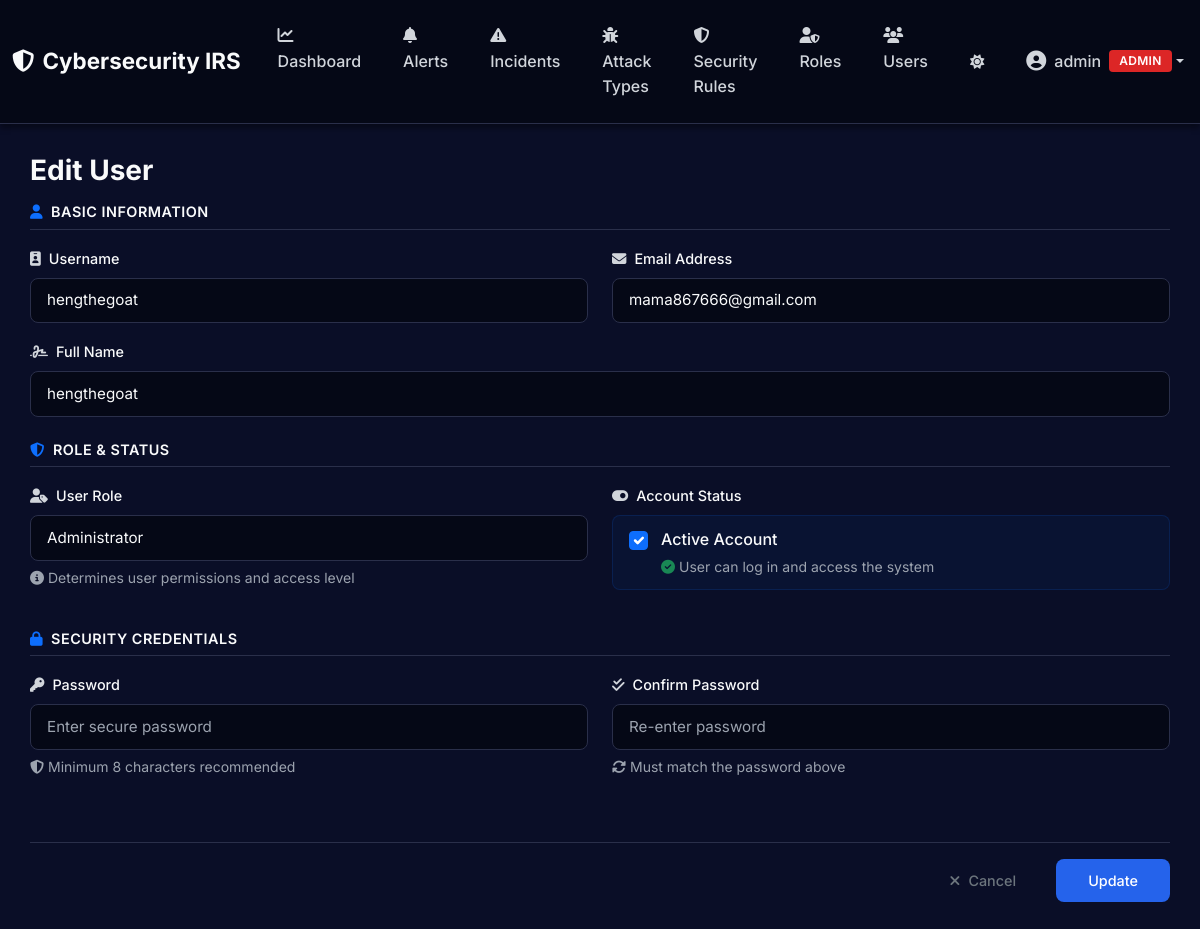
Before: /users/4/edit (signed in) with the older database file.
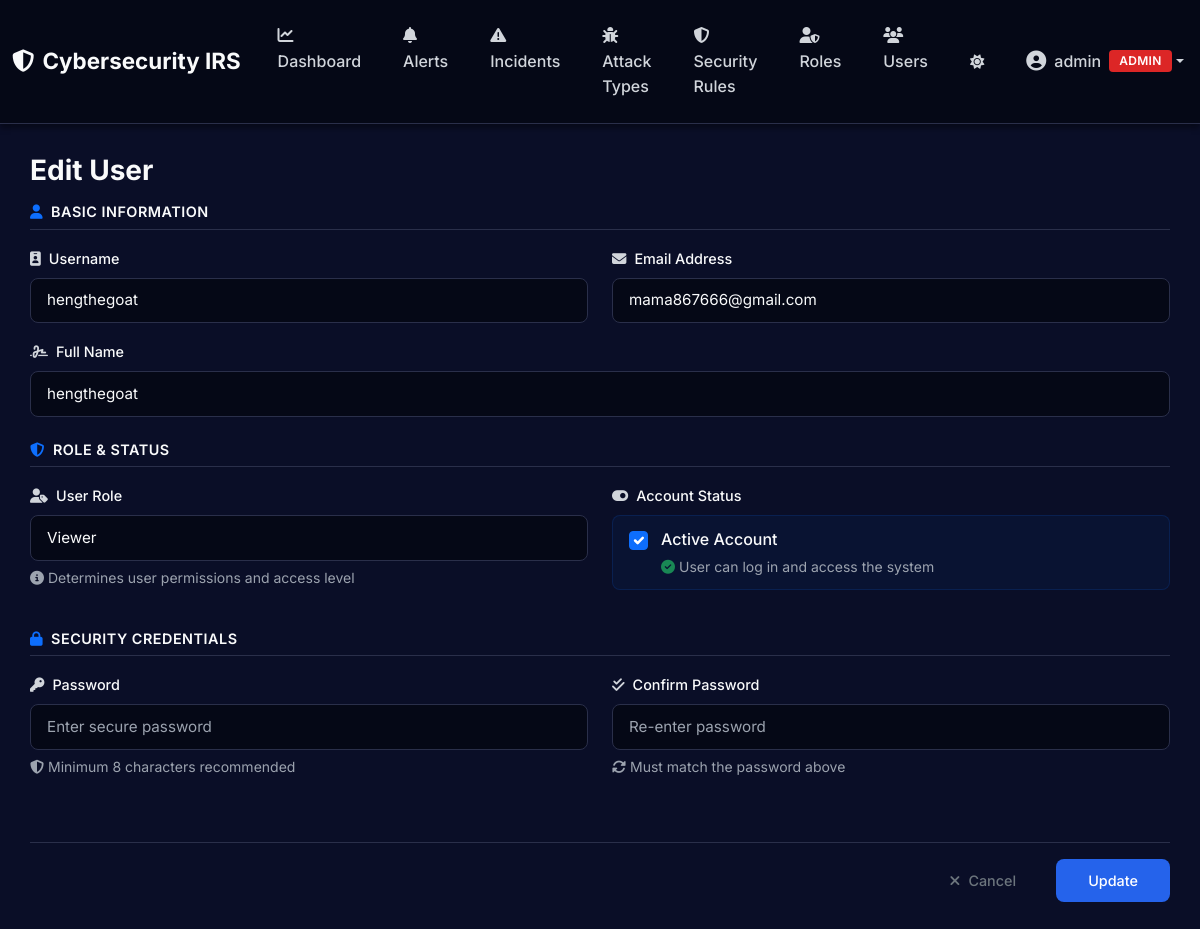
After: the same page with the newer database file.
### app/models/user.py (models this page shows, shortened)
class User(db.Model):
    __tablename__ = 'users'
    id = db.Column(db.Integer, primary_key=True)
    username = db.Column(db.String(80), unique=True, nullable=False)
    email = db.Column(db.String(120), unique=True, nullable=False)
    full_name = db.Column(db.String(120), nullable=False)
    role = db.Column(db.String(20), default='analyst', nullable=False)  # admin, analyst, viewer
    is_active = db.Column(db.Boolean, default=True, nullable=False)
    password_hash = db.Column(db.String(255), nullable=False)
    created_at = db.Column(db.DateTime, default=datetime.utcnow, nullable=False)
    updated_at = db.Column(db.DateTime, default=datetime.utcnow, onupdate=datetime.utcnow, nullable=False)
    last_login = db.Column(db.DateTime, nullable=True)

### app/routes/user_routes.py (the view, shortened to what this page needs)
@user_bp.route("/<int:user_id>/edit", methods=["GET", "POST"])
@admin_required
def edit(user_id: int):
    user = UserService.get_by_id(user_id)
    if user is None:
        abort(404)
    form = UserEditForm(original_user=user, obj=user)
    return render_template("users/edit.html", form=form, user=user)

### app/forms/user_forms.py (shortened to what this page needs)
class UserEditForm(FlaskForm):
    username = StringField(
        "Username",
        validators=[DataRequired(), Length(min=3, max=80)],
    )
    email = StringField(
        "Email",
        validators=[DataRequired(), Email(), Length(max=120)],
    )
    full_name = StringField(
        "Full name",
        validators=[DataRequired(), Length(min=1, max=120)],
    )
    role = SelectField(
        "Role",
        choices=[
            ('admin', 'Administrator'),
            ('analyst', 'Security Analyst'),
            ('viewer', 'Viewer')
        ],
        validators=[DataRequired()],
    )
    is_active = BooleanField("Active")
    password = PasswordField(
        "New password (leave blank to keep current)",
        validators=[],
        render_kw={"placeholder": "New strong password (optional)"},
    )
    confirm_password = PasswordField(
        "Confirm new password",
        validators=[EqualTo("password", message="Passwords must match.")],
    )
    submit = SubmitField("Update")
    def __init__(self, original_user: User, *args, **kwargs):
        super().__init__(*args, **kwargs)
        self.original_user = original_user

### app/templates/users/edit.html (shortened to what this page needs)
{% extends "layouts/base.html" %}
{% block content %}
<h1 class="h3 mb-3"> Edit User</h1>
<form method="post" novalidate>
    {% include "users/_form.html" %}
</form>
{% endblock %}

### app/templates/users/_form.html (shortened to what the changed rows need)
<div class="mb-4">
  <div class="row">
    <div class="col-md-6 mb-3">
      <label
        class="form-label"
        style="font-weight: 500; color: var(--text-primary); margin-bottom: 8px"
      >
        <i
          class="fas fa-id-badge me-2"
          style="font-size: 0.9rem; color: var(--text-secondary)"
        ></i
        >Username
      </label>
      {{ form.username(class="form-control", style="border-radius: 8px; padding:
      0.65rem 1rem; border: 1px solid var(--card-border); background:
      var(--darker-bg);", placeholder="Enter username") }}
    </div>
    <div class="col-md-6 mb-3">
      <label
        class="form-label"
        style="font-weight: 500; color: var(--text-primary); margin-bottom: 8px"
      >
        <i
          class="fas fa-envelope me-2"
          style="font-size: 0.9rem; color: var(--text-secondary)"
        ></i
        >Email Address
      </label>
      {{ form.email(class="form-control", style="border-radius: 8px; padding:
      0.65rem 1rem; border: 1px solid var(--card-border); background:
      var(--darker-bg);", placeholder="user@example.com") }}
    </div>
  </div>
  <div class="mb-3">
    <label
      class="form-label"
      style="font-weight: 500; color: var(--text-primary); margin-bottom: 8px"
    >
      <i
        class="fas fa-signature me-2"
        style="font-size: 0.9rem; color: var(--text-secondary)"
      ></i
      >Full Name
    </label>
    {{ form.full_name(class="form-control", style="border-radius: 8px; padding:
    0.65rem 1rem; border: 1px solid var(--card-border); background:
    var(--darker-bg);", placeholder="Enter full name") }}
  </div>
</div>
<div class="mb-4">
  <div class="row">
    <div class="col-md-6 mb-3">
      <label
        class="form-label"
        style="font-weight: 500; color: var(--text-primary); margin-bottom: 8px"
      >
        <i
          class="fas fa-user-tag me-2"
          style="font-size: 0.9rem; color: var(--text-secondary)"
        ></i
        >User Role
      </label>
      {{ form.role(class="form-select", style="border-radius: 8px; padding:
      0.65rem 1rem; border: 1px solid var(--card-border); background:
      var(--darker-bg);") }}
      <small
        class="form-text"
        style="color: var(--text-muted); display: block; margin-top: 6px"
      >
        <i class="fas fa-info-circle me-1"></i>Determines user permissions and
        access level
      </small>
    </div>
    <div class="col-md-6 mb-3">
      <div
        style="
          padding: 0.65rem 1rem;
          background: rgba(13, 110, 253, 0.05);
          border-radius: 8px;
          border: 1px solid rgba(13, 110, 253, 0.15);
        "
      >
        <div class="form-check">
          {{ form.is_active(class="form-check-input", style="width: 1.2em;
          height: 1.2em;") }}
          <label
            class="form-check-label"
            style="
              font-weight: 500;
              color: var(--text-primary);
              margin-left: 8px;
            "
          >
            Active Account
          </label>
        </div>
      </div>
    </div>
  </div>
</div>

Changed rows visible on the page:
changed User "hengthegoat": role "Administrator" → "Viewer"
